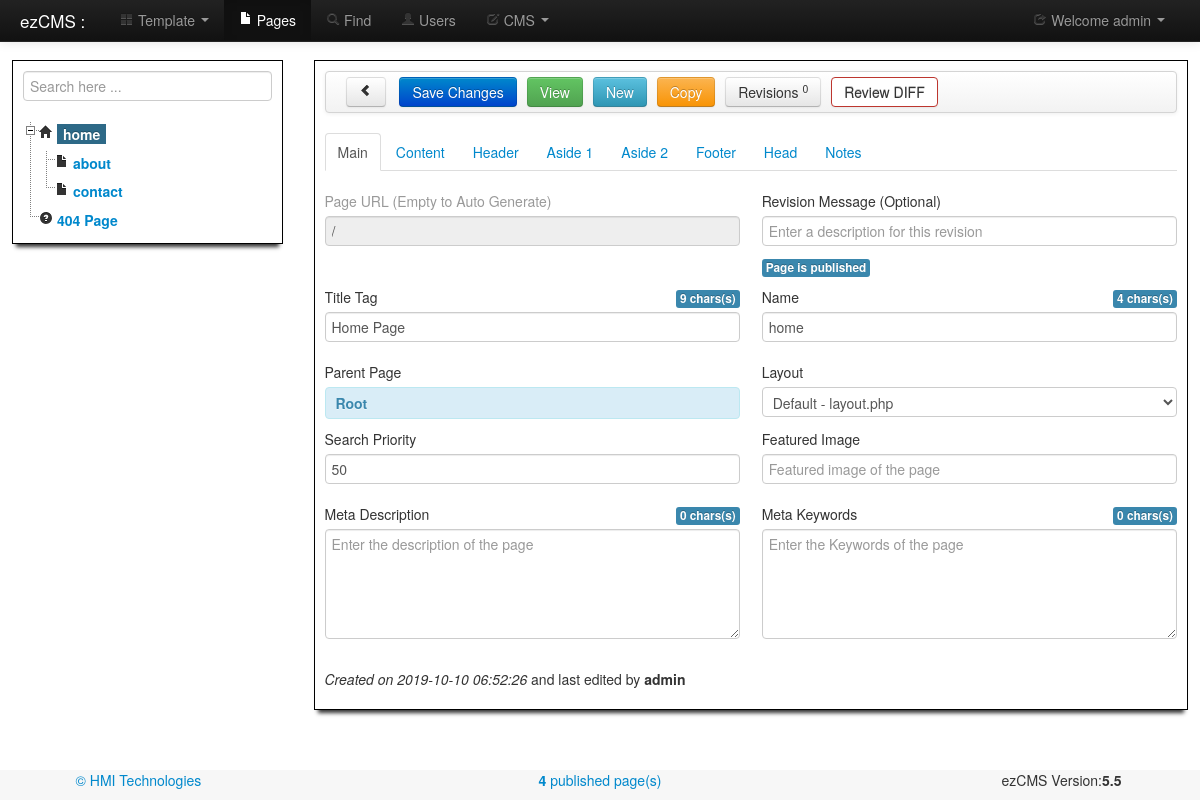
/pages.php (signed in), run on the app's committed database.
### tables this page shows
CREATE TABLE IF NOT EXISTS `users` (
  `id` int(8) NOT NULL AUTO_INCREMENT COMMENT 'id of user',
  `username` varchar(512) NOT NULL COMMENT 'name of user',
  `email` varchar(512) NOT NULL COMMENT 'email address of user',
  `passwd` varchar(512) NOT NULL COMMENT 'password has for the user',
  `active` tinyint(1) NOT NULL DEFAULT '0' COMMENT 'able to login',
  `editpage` tinyint(1) NOT NULL DEFAULT '0' COMMENT 'edit page',
  `delpage` tinyint(1) NOT NULL DEFAULT '0' COMMENT 'delete page',
  `edituser` tinyint(1) NOT NULL DEFAULT '0' COMMENT 'can administer other users',
  `deluser` tinyint(1) NOT NULL DEFAULT '0' COMMENT 'delete users',
  `editsettings` tinyint(1) NOT NULL DEFAULT '0' COMMENT 'edit settings',
  `editcont` tinyint(1) NOT NULL DEFAULT '0' COMMENT 'edit controller',
  `editlayout` tinyint(1) NOT NULL DEFAULT '0' COMMENT 'edit layout',
  `editcss` tinyint(1) NOT NULL DEFAULT '0' COMMENT 'edit css',
  `editjs` tinyint(1) NOT NULL DEFAULT '0' COMMENT 'edit js',
  `editor` TINYINT(1) NOT NULL DEFAULT '3' COMMENT 'cms editor type', 
  `cmtheme` VARCHAR(32) NOT NULL DEFAULT 'default' COMMENT 'code mirror theme', 
  `cmscolor` VARCHAR(8) NOT NULL DEFAULT '#FFFFFF' COMMENT 'cms background color',
  `createdon` timestamp NOT NULL DEFAULT CURRENT_TIMESTAMP COMMENT 'revision date and time',
  PRIMARY KEY (`id`),
  UNIQUE KEY `email` (`email`),
  KEY `passwd` (`passwd`)
);

CREATE TABLE IF NOT EXISTS `pages` (
  `id` int(16) NOT NULL AUTO_INCREMENT COMMENT 'id of page',
  `pagename` varchar(512) NOT NULL COMMENT 'name of page',
  `title` varchar(1024) NOT NULL COMMENT 'title of page',
  `keywords` varchar(1024) DEFAULT NULL COMMENT 'keywords for page',
  `description` varchar(1024) DEFAULT NULL COMMENT 'description of page',
  `maincontent` longtext COMMENT 'main content of page',
  `useheader` tinyint(1) DEFAULT NULL COMMENT 'true to use header else defaults',
  `headercontent` longtext COMMENT 'header content of page',
  `usefooter` tinyint(1) DEFAULT NULL COMMENT 'true to use footer else defaults',
  `footercontent` longtext COMMENT 'footer content of page',
  `useside` tinyint(1) DEFAULT NULL COMMENT 'true to use aside else defaults',
  `sidecontent` longtext COMMENT 'side content of page',
  `published` tinyint(1) DEFAULT NULL COMMENT 'true if pulished on site',
  `parentid` int(16) DEFAULT NULL COMMENT 'id of parent page',
  `place` int(8) NOT NULL DEFAULT '0' COMMENT 'position of the page',
  `url` varchar(900) NOT NULL COMMENT 'the seo friendly url',
  `sidercontent` longtext COMMENT 'right aside content',
  `usesider` tinyint(1) DEFAULT '0' COMMENT 'true to use aside else defaults',
  `head` text NOT NULL COMMENT 'contents of custom head',
  `notes` text NOT NULL COMMENT 'contents of internal notes',
  `layout` text COMMENT 'name of the layout file for this page',
  `nositemap` tinyint(1) NOT NULL DEFAULT '0' COMMENT 'true to skip in sitemap',
  `priority` INT(3) NOT NULL DEFAULT '50' COMMENT 'search priority', 
  `img` VARCHAR(512) NULL DEFAULT NULL COMMENT 'featured image', 
  `createdby` int(16) NOT NULL DEFAULT '1' COMMENT 'id of the user made this page',
  `createdon` timestamp NOT NULL DEFAULT CURRENT_TIMESTAMP COMMENT 'creation date and time',
  PRIMARY KEY (`id`),
  UNIQUE KEY `url` (`url`),
  KEY `published` (`published`),
  KEY `createdby` (`createdby`),
  KEY `place` (`place`)
);

### class/pages.class.php (the view, shortened to what the rows shown need)
<?php
require_once ("ezcms.class.php");
class ezPages extends ezCMS {
	public $id = 1;
	public $treehtml = '';
	private $childIDS = array();
	public function __construct () {
		parent::__construct();
		if ($this->id <> 'new' ) {
			$this->page = $this->query('SELECT * FROM `pages` WHERE `id` = '.intval($this->id).' LIMIT 1')
				 ->fetch(PDO::FETCH_ASSOC);
			$this->createdText = '<div class="clearfix"></div><p><em>Created on '.
				$this->page['createdon'].'</em> and last edited by <strong>'.
				$this->chkTableForVal('users', 'id', 'username', $this->page['createdby'])
				.'</strong></p>';
		}
		$this->getChildIDS($this->id);
		if ($this->id != 'new') $this->getRevisions();
		$this->buildTree();
	}
	private function getRevisions() {
		$results = $this->query("SELECT git_pages.*,users.username
				FROM git_pages LEFT JOIN users ON git_pages.createdby = users.id
				WHERE git_pages.page_id = ".intval($this->id)." ORDER BY git_pages.id DESC")->fetchAll(PDO::FETCH_ASSOC);
	}
	private function buildTree($parentid = 0) {
		static $nestCount;
		$treeSQL = $this->prepare(
			"SELECT `id`, `title`, `pagename`, `url`, `published`, `description`, `hidechildpages`
			FROM  `pages` WHERE `parentid` = ? order by place");
		$treeSQL->execute( array($parentid) );
		if ($treeSQL->rowCount()) {
			$nestCount += 1;
			if ($nestCount == 1) $this->treehtml .= '<ul id="left-tree">'; else $this->treehtml .=  '<ul>';
			while ($entry = $treeSQL->fetch()) {
				$action = '<i class="icon-file"></i>';
				if ($entry['id']==1) $action = '<i class="icon-home"></i>';
				if ($entry['id']==2) $action = '<i class="icon-question-sign"></i> ';
				$myclass = ($entry["id"] == $this->id) ? 'label label-info' : '';
				$myPub   = ($entry["published"]) ? '' : ' <i class="icon-ban-circle" title="Page is not published"></i>';
				$this->treehtml .= '<li data-id="'.$entry['id'].'">'.$action.' <a href="pages.php?id='.$entry['id'].
							'" class="'.$myclass.'" title="'.$entry["title"].'">'.$entry["pagename"].'</a>'.$myPub;
				if (!$entry['hidechildpages']) $this->buildTree($entry['id']);
				$this->treehtml .= '</li>';
			}
			$this->treehtml .= '</ul>';
		}
	}
	private function getChildIDS($id) {
		$id = intval($id);
		array_push($this->childIDS, $id);
		foreach ($this->query("SELECT `id` FROM `pages` WHERE `parentid` = '$id'") as $entry)
			if ($id >2) $this->getChildIDS($entry['id']);
	}
}
?>

### pages.php (shortened to what the rows shown need)
<?php
require_once ("class/pages.class.php");
$cms = new ezPages();
?><!DOCTYPE html><html lang="en"><head>
	<?php include('include/head.php'); ?>
</head><body>
<div id="wrap">
	<?php include('include/nav.php'); ?>
	<div class="container">
		<div id="editBlock" class="row-fluid">
			<div class="span3 white-boxed">
				<?php echo $cms->treehtml; ?>
			</div>
			<div class="span9 white-boxed">
				<form id="frmPage" action="" method="post" enctype="multipart/form-data">
			    <div class="tabbable tabs-top">
				<div class="tab-content">
				  <div class="tab-pane active" id="d-main">
						<div class="row">
							<div class="span6">
							  <div class="control-group <?php if ( ($cms->id == 1) || ($cms->id == 2) ) echo 'muted';?>">
								<div class="controls">
									<input type="text" id="txtURL" name="url"
										placeholder="Enter the URL of the page"
										title="Enter the URL of the page here. Empty to auto generate."
										data-toggle="tooltip" <?php if ( ($cms->id == 1) || ($cms->id == 2) ) echo 'readonly';?>
										value="<?php echo $cms->page['url']; ?>"
										data-placement="top" minlength="2"
										class="input-block-level tooltipme2"><br>
								</div>
							  </div>
							</div>
						</div>
						<div class="row">
							<div class="span6">
							  <div class="control-group">
								<div class="controls">
									<input type="text" id="txtTitle" name="title"
										placeholder="Enter the title of the page"
										title="Enter the full title of the page here."
										data-toggle="tooltip"
										value="<?php echo $cms->page['title']; ?>"
										data-placement="top" minlength="2"
										class="input-block-level tooltipme2 countme2" required>
								</div>
							  </div>
							</div>
							<div class="span6">
							  <div class="control-group">
								<div class="controls">
									<input type="text" id="txtName" name="pagename"
										placeholder="Enter the name of the page"
										title="Enter the full name of the page here."
										data-toggle="tooltip"
										value="<?php echo $cms->page['pagename']; ?>"
										data-placement="top" minlength="2"
										class="input-block-level tooltipme2 countme2" required>
								</div>
							  </div>
							</div>
						</div>
						<div class="row">
							<div class="span6">
							  <div class="control-group">
								<div class="controls">
									<input type="number" id="txtsprio"
										name="priority" min="0" max="100"
										placeholder="Search priority 0 - 100"
										title="Seach Priority of the page"
										data-toggle="tooltip"
										value="<?php echo $cms->page['priority']; ?>"
										data-placement="top" minlength="2"
										class="input-block-level tooltipme2"
										required>
								</div>
							  </div>
							</div>
						</div>
				  </div>
				</div>
				</div>
			  	</form>
			  	<?php echo $cms->createdText; ?>
			</div>
		</div>
	</div>
	<br><br>
</div>
</body></html>

### include/nav.php (shortened to what the rows shown need)
<div class="navbar navbar-inverse navbar-fixed-top">
  <div class="navbar-inner">
	<div class="container-fluid">
	  <div class="nav-collapse collapse">
		<ul class="nav pull-right">
			<li class="dropdown">
				<a href="#" class="dropdown-toggle" data-toggle="dropdown"><i class="icon-share"></i>
					Welcome <?php echo $cms->usr['username']; ?> <b class="caret"></b></a>
			</li>
		</ul>
	  </div>
	</div>
  </div>
</div>

### data on the page
users: username "admin"
pages: pagename "home", url "/", title "Home Page", priority "50", createdon "2019-10-10 06:52:26", createdby.username "admin"
pages: pagename "about"
pages: pagename "contact"
pages: pagename "404 Page"

### other printed values
$this->revs['cnt'] "0"
$msgOn "Page is published"
$stats['ispublished'] "4"
